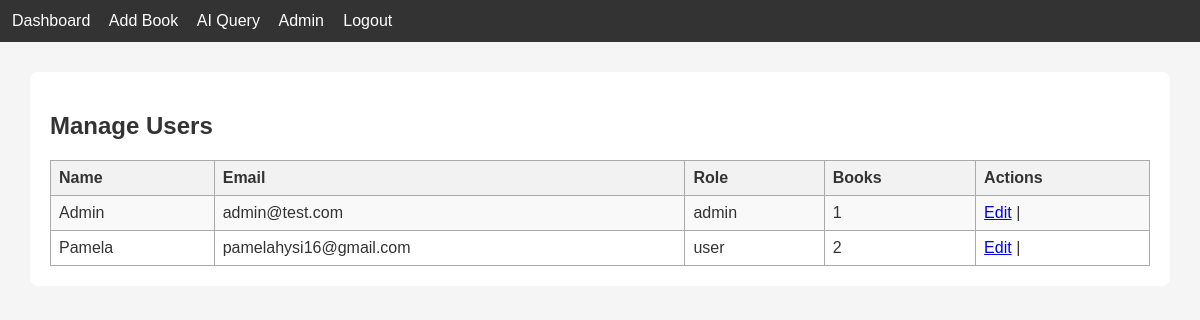
/admin/users (signed in), run on an earlier commit of the app's database.
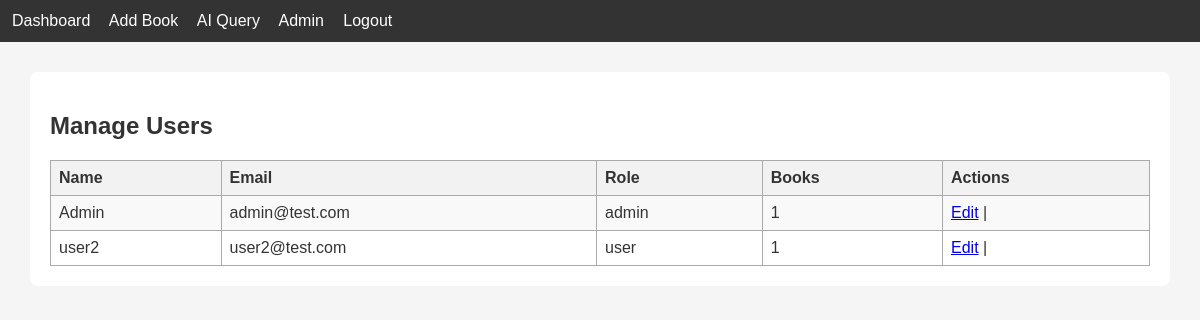
And on a later commit of the database.
### tables this page shows
CREATE TABLE users (
    id INTEGER PRIMARY KEY AUTOINCREMENT,
    name TEXT,
    email TEXT UNIQUE,
    password TEXT,
    role TEXT
);

### app.py (the view)
@app.route("/admin/users")
def admin_users():
    if session.get("role") != "admin":
        return "Access denied"
    db = get_db()
    users = db.execute("""
        SELECT users.*,
        (SELECT COUNT(*) FROM books WHERE books.user_id = users.id) AS book_count
        FROM users
    """).fetchall()
    return render_template("admin_users.html", users=users)

### app.py (called while the page is built)
def get_db():
    conn = sqlite3.connect("database.db")
    conn.row_factory = sqlite3.Row
    return conn

### templates/admin_users.html (shortened to what this page needs)
{% extends "base.html" %}
{% block content %}
<h2>Manage Users</h2>
<table>
    <tr>
        <th>Name</th>
        <th>Email</th>
        <th>Role</th>
        <th>Books</th>
        <th>Actions</th>
    </tr>
    {% for u in users %}
    <tr>
        <td>{{ u.name }}</td>
        <td>{{ u.email }}</td>
        <td>{{ u.role }}</td>
        <td>{{ u.book_count }}</td>
        <td>
            <a href="/admin_edit_user/{{ u.id }}">Edit</a> |
        </td>
    </tr>
    {% endfor %}
</table>
{% endblock %}

What changed in the data, as far as the page shows it:
removed users: name "Pamela", email "pamelahysi16@gmail.com", role "user", book_count "2"
added users: name "user2", email "user2@test.com", role "user", book_count "1"
